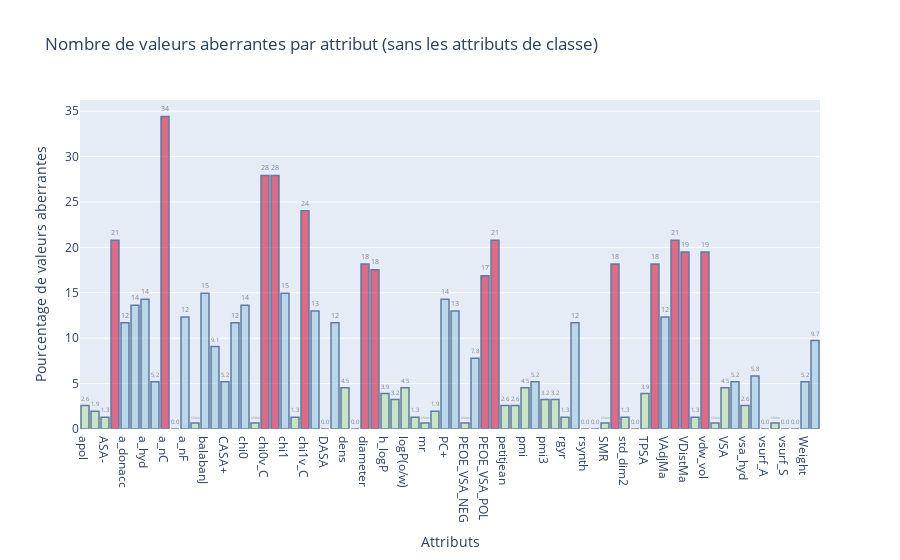

The notebook cell this image was saved under:
### Code cell
fig = go.Figure([go.Bar(x=list(data_no_class.columns), y=rate_of_outliers,text=rate_of_outliers, marker_color=colors_rate_outliers)])
fig.update_traces(marker_line_color='rgb(8,48,107)',
                  marker_line_width=1.5, opacity=0.6,texttemplate='%{text:.2s}', textposition='outside')
fig.update_layout(yaxis=dict(title='Pourcentage de valeurs aberrantes'),
                  xaxis=dict(title="Attributs"),title_text='Nombre de valeurs aberrantes par attribut (sans les attributs de classe)')
fig.show()

### Figure 1 — Plotly figure (JSON) as saved in the notebook; plotly's stock layout.template omitted (floating-point values rounded to 4 significant figures)
{"data": [{"marker": {"color": ["#B6E2A1", "#B6E2A1", "#B6E2A1", "crimson", "rgb(158,202,225)", "rgb(158,202,225)", "rgb(158,202,225)", "rgb(158,202,225)", "crimson", "#B6E2A1", "rgb(158,202,225)", "#B6E2A1", "rgb(158,202,225)", "rgb(158,202,225)", "rgb(158,202,225)", "rgb(158,202,225)", "rgb(158,202,225)", "#B6E2A1", "crimson", "crimson", "rgb(158,202,225)", "#B6E2A1", "crimson", "rgb(158,202,225)", "#B6E2A1", "rgb(158,202,225)", "#B6E2A1", "#B6E2A1", "crimson", "crimson", "#B6E2A1", "#B6E2A1", "#B6E2A1", "#B6E2A1", "#B6E2A1", "#B6E2A1", "rgb(158,202,225)", "rgb(158,202,225)", "#B6E2A1", "rgb(158,202,225)", "crimson", "crimson", "#B6E2A1", "#B6E2A1", "#B6E2A1", "rgb(158,202,225)", "#B6E2A1", "#B6E2A1", "#B6E2A1", "rgb(158,202,225)", "#B6E2A1", "#B6E2A1", "#B6E2A1", "crimson", "#B6E2A1", "#B6E2A1", "#B6E2A1", "crimson", "rgb(158,202,225)", "crimson", "crimson", "#B6E2A1", "crimson", "#B6E2A1", "#B6E2A1", "rgb(158,202,225)", "#B6E2A1", "rgb(158,202,225)", "#B6E2A1", "#B6E2A1", "#B6E2A1", "#B6E2A1", "rgb(158,202,225)", "rgb(158,202,225)"], "line": {"color": "rgb(8,48,107)", "width": 1.5}}, "opacity": 0.6, "text": ["2.5974025974025974", "1.948051948051948", "1.2987012987012987", "20.77922077922078", "11.688311688311687", "13.636363636363635", "14.285714285714285", "5.194805194805195", "34.41558441558442", "0.0", "12.337662337662337", "0.6493506493506493", "14.935064935064934", "9.090909090909092", "5.194805194805195", "11.688311688311687", "13.636363636363635", "0.6493506493506493", "27.92207792207792", "27.92207792207792", "14.935064935064934", "1.2987012987012987", "24.025974025974026", "12.987012987012985", "0.0", "11.688311688311687", "4.545454545454546", "0.0", "18.181818181818183", "17.532467532467532", "3.896103896103896", "3.2467532467532463", "4.545454545454546", "1.2987012987012987", "0.6493506493506493", "1.948051948051948", "14.285714285714285", "12.987012987012985", "0.6493506493506493", "7.792207792207792", "16.883116883116884", "20.77922077922078", "2.5974025974025974", "2.5974025974025974", "4.545454545454546", "5.194805194805195", "3.2467532467532463", "3.2467532467532463", "1.2987012987012987", "11.688311688311687", "0.0", "0.0", "0.6493506493506493", "18.181818181818183", "1.2987012987012987", "0.0", "3.896103896103896", "18.181818181818183", "12.337662337662337", "20.77922077922078", "19.480519480519483", "1.2987012987012987", "19.480519480519483", "0.6493506493506493", "4.545454545454546", "5.194805194805195", "2.5974025974025974", "5.844155844155844", "0.0", "0.6493506493506493", "0.0", "0.0", "5.194805194805195", "9.740259740259742"], "textposition": "outside", "texttemplate": "%{text:.2s}", "type": "bar", "x": ["apol", "ASA+", "ASA-", "a_count", "a_donacc", "a_heavy", "a_hyd", "a_IC", "a_nC", "a_nCl", "a_nF", "a_nH", "balabanJ", "bpol", "CASA+", "CASA-", "chi0", "chi0v", "chi0v_C", "chi0_C", "chi1", "chi1v", "chi1v_C", "chi1_C", "DASA", "DCASA", "dens", "density", "diameter", "dipole", "h_logP", "h_logS", "logP(o/w)", "logS", "mr", "npr2", "PC+", "PC-", "PEOE_VSA_NEG", "PEOE_VSA_PNEG", "PEOE_VSA_POL", "PEOE_VSA_PPOS", "petitjean", "petitjeanSC", "pmi", "pmi2", "pmi3", "radius", "rgyr", "RPC-", "rsynth", "SlogP", "SMR", "std_dim1", "std_dim2", "std_dim3", "TPSA", "VAdjEq", "VAdjMa", "VDistEq", "VDistMa", "vdw_area", "vdw_vol", "vol", "VSA", "vsa_acc", "vsa_hyd", "vsa_pol", "vsurf_A", "vsurf_R", "vsurf_S", "vsurf_V", "Weight", "zagreb"], "y": [2.597, 1.948, 1.299, 20.78, 11.69, 13.64, 14.29, 5.195, 34.42, 0, 12.34, 0.6494, 14.94, 9.091, 5.195, 11.69, 13.64, 0.6494, 27.92, 27.92, 14.94, 1.299, 24.03, 12.99, 0, 11.69, 4.545, 0, 18.18, 17.53, 3.896, 3.247, 4.545, 1.299, 0.6494, 1.948, 14.29, 12.99, 0.6494, 7.792, 16.88, 20.78, 2.597, 2.597, 4.545, 5.195, 3.247, 3.247, 1.299, 11.69, 0, 0, 0.6494, 18.18, 1.299, 0, 3.896, 18.18, 12.34, 20.78, 19.48, 1.299, 19.48, 0.6494, 4.545, 5.195, 2.597, 5.844, 0, 0.6494, 0, 0, 5.195, 9.74]}], "layout": {"title": {"text": "Nombre de valeurs aberrantes par attribut (sans les attributs de classe)"}, "xaxis": {"title": {"text": "Attributs"}}, "yaxis": {"title": {"text": "Pourcentage de valeurs aberrantes"}}}}
